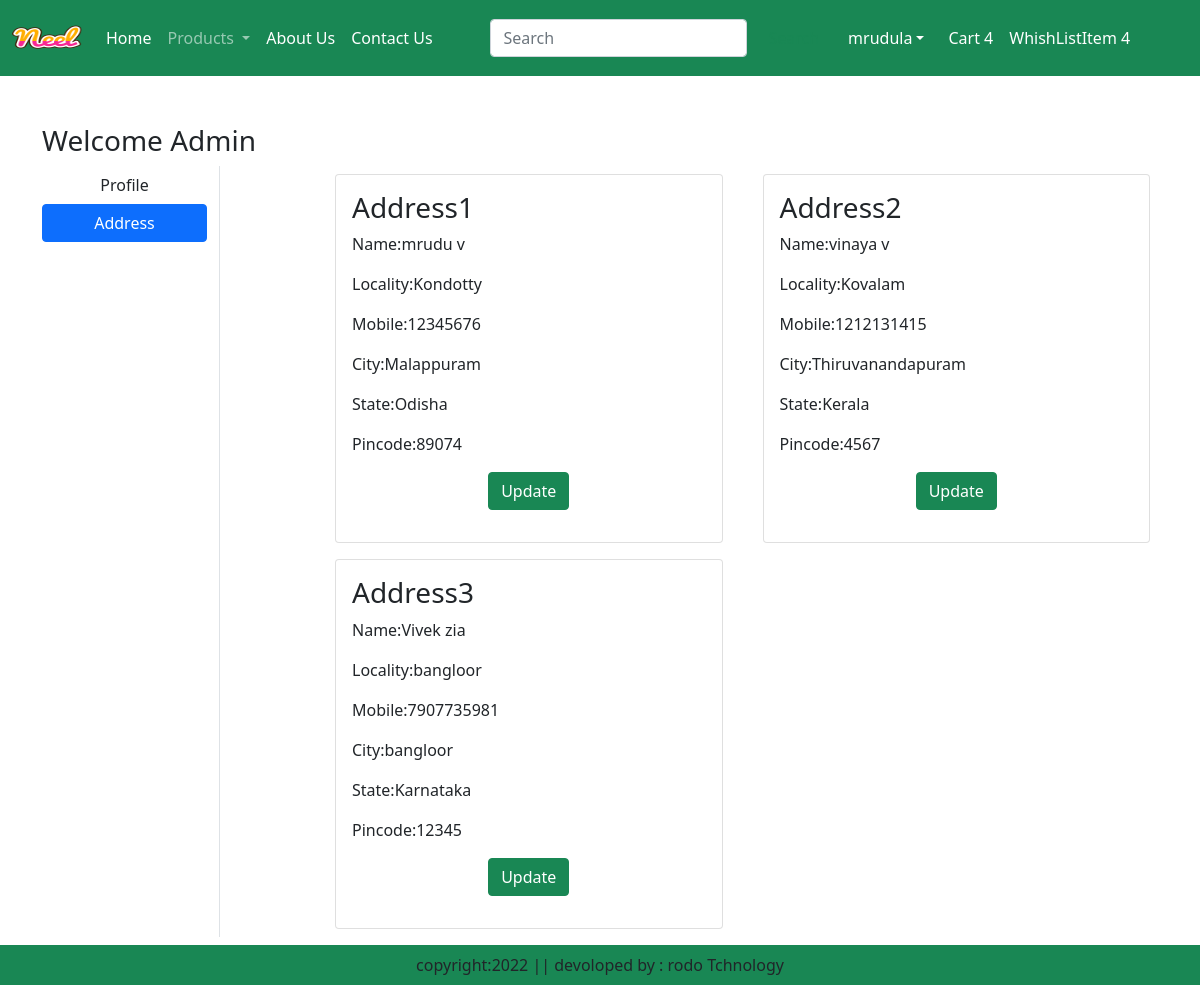
/address/ (signed in), run on an earlier commit of the app's database.
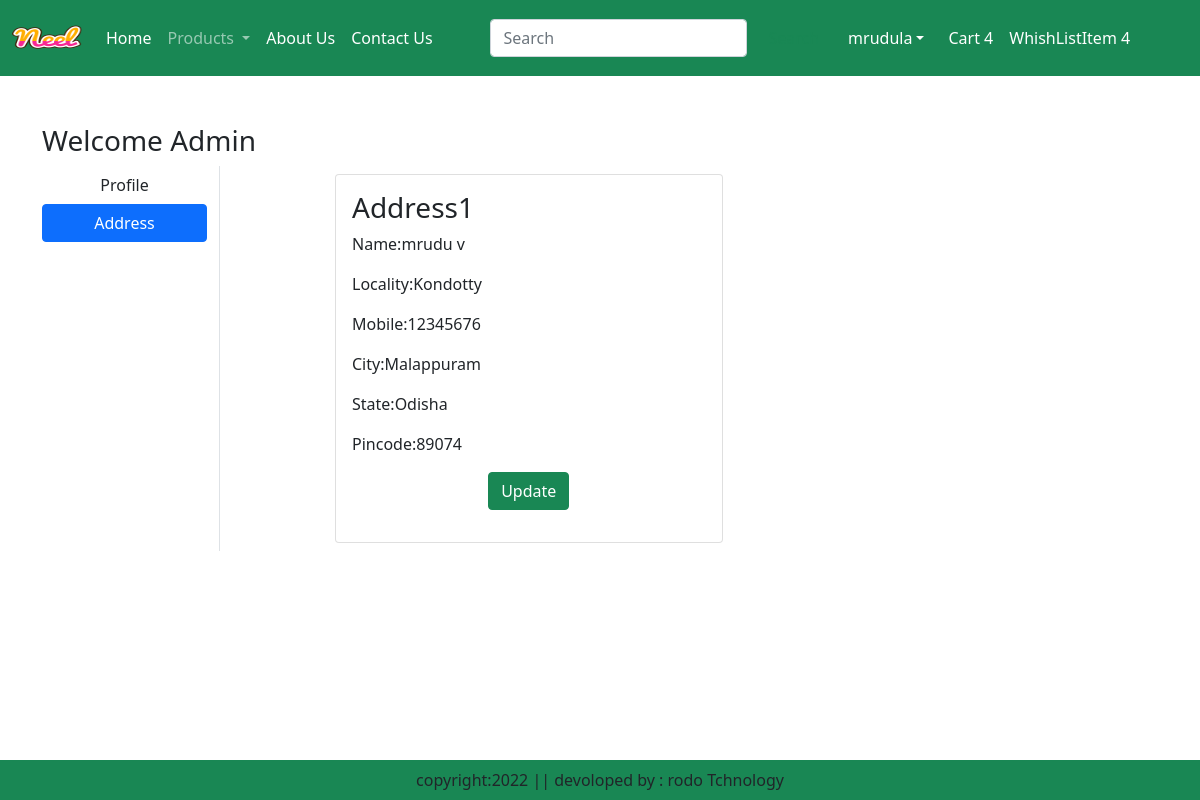
And on a later commit of the database.
### eapp/models.py (models this page shows, shortened)
class Customer(models.Model):
    user=models.ForeignKey(User,on_delete=models.CASCADE)
    name=models.CharField(max_length=200)
    locality=models.CharField(max_length=200)
    city=models.CharField(max_length=50)
    mobile=models.IntegerField(default=0)
    zipcode=models.IntegerField()
    state=models.CharField(choices=STATE_CHOICES,max_length=100)

### eapp/views.py (the view)
# urls.py: path('address/',views.address,name='address'),
def address(request):
    add=Customer.objects.filter(user=request.user)
    return render(request,'address.html',locals())

### eapp/templates/address.html (shortened to what this page needs)
{% extends 'base.html' %}
{% load static%}
{% block main-content %}
<div class="container my-5">
    <div class="row">
        <h3>Welcome <span class="text-capitalize">{{request.user}}</span></h3>
        <div class="col-sm-2 border-end">
            <ul class="list-unstyled">
                <li class="d-grid"><a href="{% url 'profile' %}" class="btn">Profile</a></li>
                <li class="d-grid"><a href="{% url 'address' %}" class="btn btn-primary">Address</a></li>
            </ul>
        </div>
        <div class="col-sm-9 offset-sm-1">
            <div class="row">
                {% for ad in add %}
                <div class="col-sm-6">
                    <div class="card m-2">
                        <div class="card-body">
                            <h3>Address{{forloop.counter}}</h3>
                            <p>Name:{{ad.name}}</p>
                            <p>Locality:{{ad.locality}}</p>
                            <p>Mobile:{{ad.mobile}}</p>
                            <p>City:{{ad.city}}</p>
                            <p>State:{{ad.state}}</p>
                            <p>Pincode:{{ad.zipcode}}</p>
                            <p class="text-center"><a href="{% url 'UpdateAddress' pk=ad.id %}" type="button"
                                    class="btn btn-success">Update</a></p>
                        </div>
                    </div>
                </div>
                {% endfor %}
            </div>
        </div>
    </div>
</div>
{% endblock main-content %}

What changed in the data, as far as the page shows it:
no longer on this page (row edited): Customer: name "vinaya v", locality "Kovalam", mobile "1212131415", city "Thiruvanandapuram", state "Kerala", zipcode "4567"
no longer on this page (row edited): Customer: name "Vivek zia", locality "bangloor", mobile "7907735981", city "bangloor", state "Karnataka", zipcode "12345"
